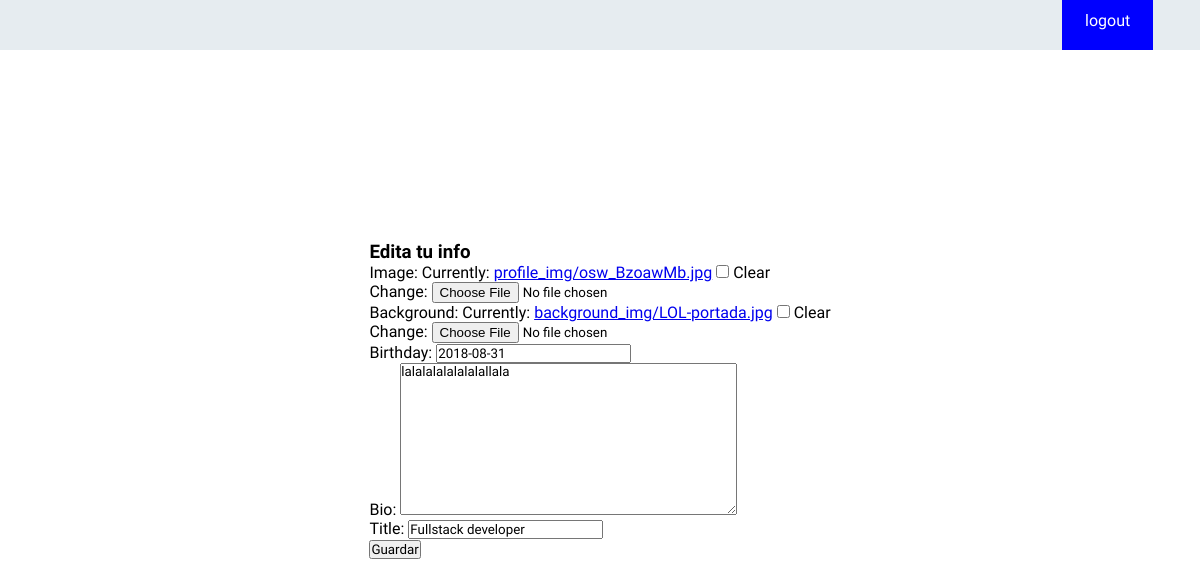
/accounts/edit/ (signed in), run on the app's committed database.
### accounts/models.py (models this page shows, shortened)
class Profile(models.Model):
	user = models.OneToOneField(User, on_delete=models.CASCADE, blank=True, null=True)
	image = models.ImageField(upload_to='profile_img', blank=True, null=True)
	background = models.ImageField(upload_to='background_img', blank=True, null=True)
	birthday = models.DateField(auto_now_add=False, blank=True, null=True)
	bio = models.TextField(blank=True, null=True)
	title = models.CharField(max_length=200, blank=True, null=True)

### accounts/views.py (the view, shortened to what this page needs)
# urls.py: path('edit/', EditProfileView.as_view(), name='edit'),
class EditProfileView(View):
	@method_decorator(login_required)
	def get(self, request):
		queryset = Profile.objects.get(id=request.user.profile.id)
		template_name = 'edit_profile.html'
		form = ProfileForm(instance=queryset)
		context = {
			'form': form,
		}
		return render(request, template_name, context)

### accounts/forms.py
class ProfileForm(forms.ModelForm):
	class Meta:
		model = Profile
		fields = '__all__'
		exclude =['user']

### accounts/templates/edit_profile.html (shortened to what this page needs)
{%extends 'base.html'%}
{%block content%}
<div class="log-container">
	<div>
		<h3>Edita tu info</h3>
		<form action="." method="post" enctype='multipart/form-data'>
			{{form.as_p}}
			<button type="submit">Guardar</button>
		</form>
	</div>
</div>
{%endblock content%}

### static/css/styles.css (style rules this page uses)
* { margin: 0; padding:0; box-sizing: border-box; font-family: 'Oswald', sans-serif; }
body { position: relative; }
.log-container { height: 100vh; display: flex; justify-content: center; align-items: center; margin-top: -5%; }

### data on the page
Profile: birthday "2018-08-31", bio "lalalalalalalalallala", title "Fullstack developer"
